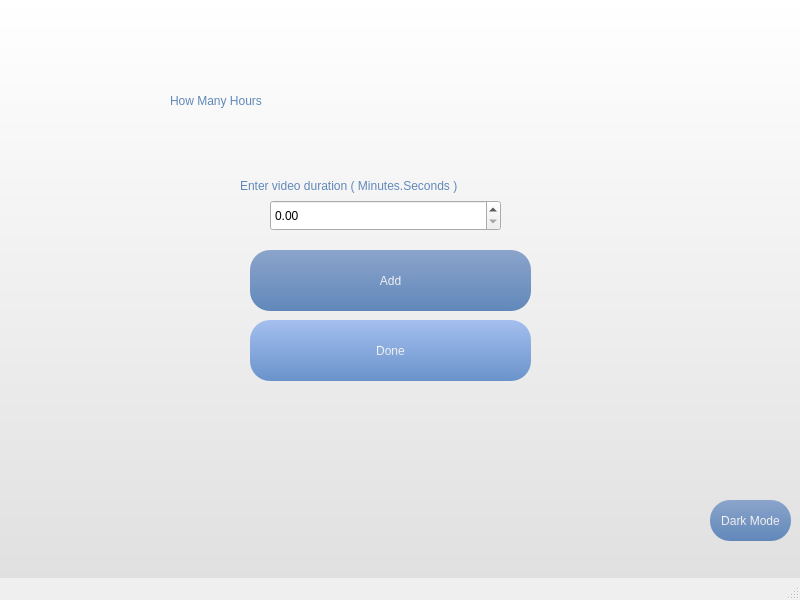
<?xml version="1.0" encoding="UTF-8"?>
<ui version="4.0">
 <class>MainScreenLight</class>
 <widget class="QMainWindow" name="MainScreenLight">
  <property name="geometry">
   <rect>
    <x>0</x>
    <y>0</y>
    <width>800</width>
    <height>600</height>
   </rect>
  </property>
  <property name="windowTitle">
   <string>MainWindow</string>
  </property>
  <widget class="QWidget" name="centralwidget">
   <widget class="QWidget" name="bgwidget" native="true">
    <property name="geometry">
     <rect>
      <x>0</x>
      <y>0</y>
      <width>800</width>
      <height>600</height>
     </rect>
    </property>
    <property name="styleSheet">
     <string notr="true">QWidget#bgwidget{
background-color:qlineargradient(spread:pad, x1:0, y1:0, x2:0, y2:1, stop:0 rgba(255, 255, 255, 255), stop:1 rgba(223, 223, 223, 255))}</string>
    </property>
    <widget class="QLabel" name="label_2">
     <property name="geometry">
      <rect>
       <x>240</x>
       <y>160</y>
       <width>301</width>
       <height>51</height>
      </rect>
     </property>
     <property name="styleSheet">
      <string notr="true">font: 11pt &quot;Microsoft YaHei UI&quot;;;
color: qlineargradient(spread:pad, x1:0, y1:0, x2:0, y2:1, stop:0 rgba(139, 164, 203, 255), stop:1 rgba(97, 136, 186, 255));</string>
     </property>
     <property name="text">
      <string>Enter video duration ( Minutes.Seconds )</string>
     </property>
    </widget>
    <widget class="QPushButton" name="Add_bot">
     <property name="geometry">
      <rect>
       <x>250</x>
       <y>250</y>
       <width>281</width>
       <height>61</height>
      </rect>
     </property>
     <property name="styleSheet">
      <string notr="true">background-color: qlineargradient(spread:pad, x1:0, y1:0, x2:0, y2:1, stop:0 rgba(139, 164, 203, 255), stop:1 rgba(97, 136, 186, 255));
border-radius:20px;
font: 24pt &quot;Microsoft YaHei UI&quot;;
color: qlineargradient(spread:pad, x1:0, y1:0, x2:0, y2:1, stop:0 rgba(255, 255, 255, 255), stop:1 rgba(223, 223, 223, 255));</string>
     </property>
     <property name="text">
      <string>Add</string>
     </property>
    </widget>
    <widget class="QLabel" name="label">
     <property name="geometry">
      <rect>
       <x>170</x>
       <y>70</y>
       <width>451</width>
       <height>61</height>
      </rect>
     </property>
     <property name="styleSheet">
      <string notr="true">font: 40pt &quot;Microsoft YaHei UI&quot;;;
color: qlineargradient(spread:pad, x1:0, y1:0, x2:0, y2:1, stop:0 rgba(139, 164, 203, 255), stop:1 rgba(97, 136, 186, 255));</string>
     </property>
     <property name="text">
      <string>How Many Hours</string>
     </property>
    </widget>
    <widget class="QPushButton" name="Done_bot">
     <property name="geometry">
      <rect>
       <x>250</x>
       <y>320</y>
       <width>281</width>
       <height>61</height>
      </rect>
     </property>
     <property name="styleSheet">
      <string notr="true">background-color: qlineargradient(spread:pad, x1:0, y1:0, x2:0, y2:1, stop:0 rgba(164, 191, 239, 255), stop:1 rgba(106, 147, 203, 255));
border-radius:20px;
font: 24pt &quot;Microsoft YaHei UI&quot;;
color: qlineargradient(spread:pad, x1:0, y1:0, x2:0, y2:1, stop:0 rgba(255, 255, 255, 255), stop:1 rgba(223, 223, 223, 255));</string>
     </property>
     <property name="text">
      <string>Done</string>
     </property>
    </widget>
    <widget class="QDoubleSpinBox" name="num">
     <property name="geometry">
      <rect>
       <x>270</x>
       <y>200</y>
       <width>231</width>
       <height>31</height>
      </rect>
     </property>
     <property name="styleSheet">
      <string notr="true">font: 10pt &quot;Microsoft YaHei UI&quot;;</string>
     </property>
     <property name="maximum">
      <double>240.590000000000003</double>
     </property>
    </widget>
    <widget class="QPushButton" name="Dark_bot">
     <property name="geometry">
      <rect>
       <x>710</x>
       <y>500</y>
       <width>81</width>
       <height>41</height>
      </rect>
     </property>
     <property name="styleSheet">
      <string notr="true">background-color: qlineargradient(spread:pad, x1:0, y1:0, x2:0, y2:1, stop:0 rgba(139, 164, 203, 255), stop:1 rgba(97, 136, 186, 255));
border-radius:20px;
font: 10pt &quot;Microsoft YaHei UI&quot;;
color: qlineargradient(spread:pad, x1:0, y1:0, x2:0, y2:1, stop:0 rgba(255, 255, 255, 255), stop:1 rgba(223, 223, 223, 255));</string>
     </property>
     <property name="text">
      <string>Dark Mode</string>
     </property>
    </widget>
   </widget>
  </widget>
  <widget class="QMenuBar" name="menubar">
   <property name="geometry">
    <rect>
     <x>0</x>
     <y>0</y>
     <width>800</width>
     <height>21</height>
    </rect>
   </property>
  </widget>
  <widget class="QStatusBar" name="statusbar"/>
 </widget>
 <resources/>
 <connections/>
</ui>
